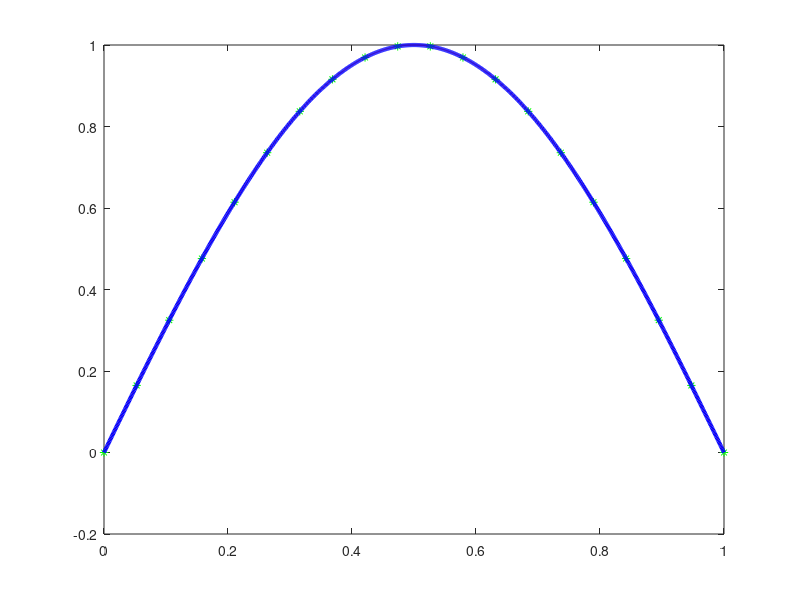

Write the MATLAB code that produced this figure.
%% Polyfit and Polyval

f = @(x) sin(pi*x);
ord = 2:20;

interval = linspace(0, 1, 1000);

for n = 1:length(ord)
    
    % x is the x-axis coordinates of the points to interpolate
    % f(x) is the y-axis coordinates of the points to interpolate
    x = linspace(0, 1, ord(n));

    %  c is the coefficients of the polynomial form that interpolates
    %  the points. In MATLAB this represent the polynomial itself
    c = polyfit(x, f(x), ord(n) - 1);

    % Polyval takes this polynomial form and evaluates on an interval
    p = polyval(c, interval);
    
    % plotting the function, the points and the polynomial interpolation
    plot(interval, f(interval), 'r', x, f(x), 'g*', interval, p, 'b', 'linewidth', 3);
    
    % I pause at each iteration of this for loop
    pause
end